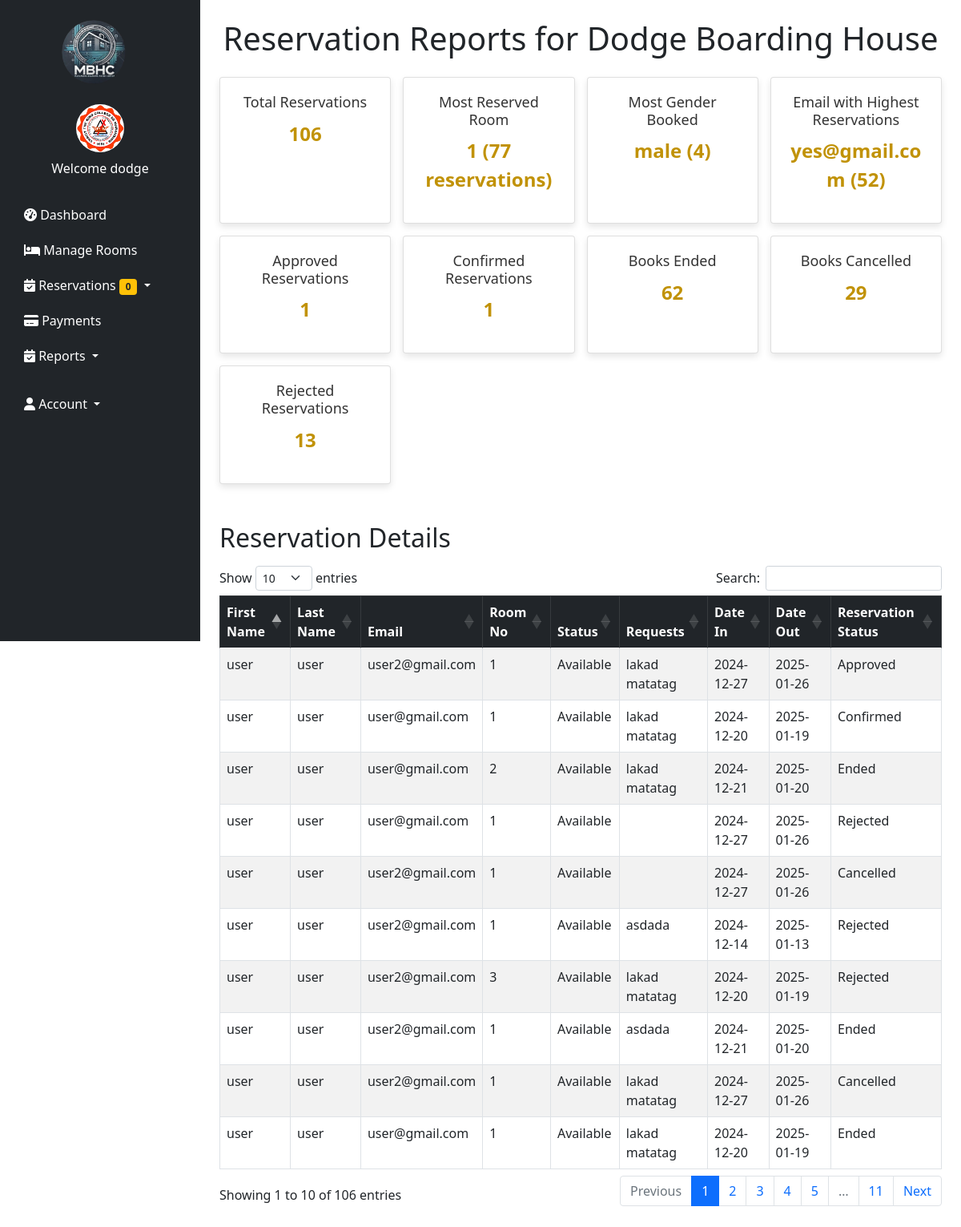
Screenshot of /reportsreservation.php (signed in) with the database file from the repository.
### tables this page shows
CREATE TABLE `users` (
  `id` int(11) NOT NULL,
  `image` varchar(255) NOT NULL,
  `fname` varchar(50) NOT NULL,
  `lname` varchar(50) NOT NULL,
  `gender` varchar(255) NOT NULL,
  `tenant_status` varchar(255) NOT NULL,
  `school` varchar(255) NOT NULL,
  `uname` varchar(50) NOT NULL,
  `pass` varchar(50) NOT NULL,
  `role` varchar(50) NOT NULL,
  `hname` varchar(255) NOT NULL
);

CREATE TABLE `reservation` (
  `id` int(255) NOT NULL,
  `image` varchar(255) NOT NULL,
  `fname` varchar(255) NOT NULL,
  `lname` varchar(255) NOT NULL,
  `email` varchar(255) NOT NULL,
  `gender` varchar(255) NOT NULL,
  `date_in` date DEFAULT NULL,
  `date_out` date DEFAULT NULL,
  `tenant_status` varchar(255) NOT NULL,
  `school` varchar(255) NOT NULL,
  `addons` varchar(255) NOT NULL,
  `room_no` int(255) NOT NULL,
  `capacity` int(255) NOT NULL,
  `room_slot` varchar(255) NOT NULL,
  `current_tenant` int(255) NOT NULL,
  `amenities` varchar(255) NOT NULL,
  `tenant_type` varchar(255) NOT NULL,
  `room_floor` varchar(255) NOT NULL,
  `price` int(255) NOT NULL,
  `slot_price` int(255) NOT NULL,
  `status` varchar(255) NOT NULL,
  `payment` int(255) NOT NULL,
  `pay_stat` varchar(255) NOT NULL,
  `pay_date` datetime DEFAULT NULL,
  `res_stat` varchar(255) NOT NULL,
  `res_duration` varchar(255) NOT NULL,
  `res_reason` varchar(255) NOT NULL,
  `hname` varchar(255) NOT NULL,
  `owner` varchar(255) NOT NULL
);

### reportsreservation.php (the view, shortened to what this page needs)
<?php
include('php/connection.php');
$hname = $_SESSION['hname'];
$totalReservationsQuery = "SELECT COUNT(*) AS total_reservations FROM reservation WHERE hname = '$hname'";
$totalReservationsResult = mysqli_query($conn, $totalReservationsQuery);
$totalReservations = mysqli_fetch_assoc($totalReservationsResult)['total_reservations'];
$mostReservedRoomQuery = "SELECT room_no, COUNT(room_no) AS count
                          FROM reservation
                          WHERE hname = '$hname'
                          GROUP BY room_no
                          ORDER BY count DESC LIMIT 1";
$mostReservedRoomResult = mysqli_query($conn, $mostReservedRoomQuery);
$mostReservedRoom = mysqli_fetch_assoc($mostReservedRoomResult);
$mostReservedRoomNo = $mostReservedRoom['room_no'] ?? 'None';
$mostReservedRoomCount = $mostReservedRoom['count'] ?? 0;
$mostGenderReservedQuery = "
    SELECT gender, COUNT(*) AS count
    FROM (
        SELECT DISTINCT email, gender
        FROM reservation
        WHERE hname = '$hname'
    ) AS unique_genders
    GROUP BY gender
    ORDER BY count DESC
    LIMIT 1";
$mostGenderReservedResult = mysqli_query($conn, $mostGenderReservedQuery);
$mostGenderReserved = mysqli_fetch_assoc($mostGenderReservedResult);
$mostGenderReservedGender = $mostGenderReserved['gender'] ?? 'None';
$mostGenderReservedCount = $mostGenderReserved['count'] ?? 0;
$emailHighestReservationsQuery = "SELECT email, COUNT(email) AS count
                                  FROM reservation
                                  WHERE hname = '$hname'
                                  GROUP BY email
                                  ORDER BY count DESC LIMIT 1";
$emailHighestReservationsResult = mysqli_query($conn, $emailHighestReservationsQuery);
$emailHighestReservations = mysqli_fetch_assoc($emailHighestReservationsResult);
$emailHighestReservationsEmail = $emailHighestReservations['email'] ?? 'None';
$emailHighestReservationsCount = $emailHighestReservations['count'] ?? 0;
$reservationStatusQuery = "SELECT
                              SUM(res_stat = 'Approved') AS approved_count,
                              SUM(res_stat = 'Confirmed') AS confirm_count,
                              SUM(res_stat = 'Rejected') AS rejected_count,
                              SUM(res_stat = 'Ended') AS ended_count,
                              SUM(res_stat = 'Cancelled') AS cancelled_count
                           FROM reservation
                           WHERE hname = '$hname'";
$reservationStatusResult = mysqli_query($conn, $reservationStatusQuery);
$reservationStatusData = mysqli_fetch_assoc($reservationStatusResult);
$approvedCount = $reservationStatusData['approved_count'];
$confirmedCount = $reservationStatusData['confirm_count'];
$rejectedCount = $reservationStatusData['rejected_count'];
$endedCount = $reservationStatusData['ended_count'];
$cancelledCount = $reservationStatusData['cancelled_count'];
$reservationQuery = "SELECT * FROM reservation WHERE hname = '$hname' ORDER BY id DESC";
$reservationResult = mysqli_query($conn, $reservationQuery);
?>
<!DOCTYPE html>
<html lang="en">
<head>
    <link href="https://cdn.jsdelivr.net/npm/bootstrap@5.3.0/dist/css/bootstrap.min.css" rel="stylesheet">
    <link rel="stylesheet" href="https://cdn.datatables.net/1.13.5/css/dataTables.bootstrap5.min.css">
</head>
<body>
    <?php include 'navigationbar.php'; ?>
    <div class="container my-4">
        <h1 class="text-center mb-4">Reservation Reports for <?php echo $hname; ?></h1>
        <div class="summary">
            <div class="card">
                <h5>Total Reservations</h5>
                <p><?php echo $totalReservations; ?></p>
            </div>
            <div class="card">
                <h5>Most Reserved Room</h5>
                <p>
                    <?php echo $mostReservedRoomNo . ' (' . $mostReservedRoomCount . ' reservations)'; ?>
                </p>
            </div>
            <div class="card">
                <h5>Most Gender Booked</h5>
                <p>
                    <?php echo $mostGenderReservedGender . ' (' . $mostGenderReservedCount . ')'; ?>
                </p>
            </div>
            <div class="card">
                <h5>Email with Highest Reservations</h5>
                <p>
                    <?php echo $emailHighestReservationsEmail . ' (' . $emailHighestReservationsCount . ')'; ?>
                </p>
            </div>
            <div class="card">
                <h5>Approved Reservations</h5>
                <p><?php echo $approvedCount; ?></p>
            </div>
            <div class="card">
                <h5>Confirmed Reservations</h5>
                <p><?php echo $confirmedCount; ?></p>
            </div>
            <div class="card">
                <h5>Books Ended</h5>
                <p><?php echo $endedCount; ?></p>
            </div>
            <div class="card">
                <h5>Books Cancelled</h5>
                <p><?php echo $cancelledCount; ?></p>
            </div>
            <div class="card">
                <h5>Rejected Reservations</h5>
                <p><?php echo $rejectedCount; ?></p>
            </div>
        </div>
        <div class="mt-5">
            <h2 class="mb-3">Reservation Details</h2>
            <div class="table-responsive">
                <table id="reservationTable" class="table table-striped table-bordered">
                    <thead class="table-dark">
                        <tr>
                            <th>First Name</th>
                            <th>Last Name</th>
                            <th>Email</th>
                            <th>Room No</th>
                            <th>Status</th>
                            <th>Requests</th>
                            <th>Date In</th>
                            <th>Date Out</th>
                            <th>Reservation Status</th>
                        </tr>
                    </thead>
                    <tbody>
                        <?php while ($reservation = mysqli_fetch_assoc($reservationResult)) { ?>
                            <tr>
                                <td><?php echo $reservation['fname']; ?></td>
                                <td><?php echo $reservation['lname']; ?></td>
                                <td><?php echo $reservation['email']; ?></td>
                                <td><?php echo $reservation['room_no']; ?></td>
                                <td><?php echo $reservation['status']; ?></td>
                                <td><?php echo $reservation['addons']; ?></td>
                                <td><?php echo $reservation['date_in']; ?></td>
                                <td><?php echo $reservation['date_out'] ?: 'N/A'; ?></td>
                                <td><?php echo $reservation['res_stat']; ?></td>
                            </tr>
                        <?php } ?>
                    </tbody>
                </table>
            </div>
        </div>
    </div>
</body>
</html>

### navigationbar.php (shortened to what this page needs)
<?php
require 'php/connection.php';
?>
<?php
        if(!empty($_SESSION['uname'])){
            $uname = $_SESSION['uname'];
            $query = "select * from users where uname = '$uname'";
            $result = mysqli_query($conn, $query);
            $fetch = mysqli_fetch_assoc($result);
        }
        $hname = $_SESSION['hname'];
        $query = "SELECT COUNT(*) AS new_reservations FROM reservation WHERE hname = '$hname' AND res_stat = 'Pending'";
        $result = mysqli_query($conn, $query);
        $row = mysqli_fetch_assoc($result);
        $newReservations = $row['new_reservations'];
    ?>
<!DOCTYPE html>
<html lang="en">
<head>
    <link href="https://cdn.jsdelivr.net/npm/bootstrap@5.0.2/dist/css/bootstrap.min.css" rel="stylesheet">
    <link href="https://cdnjs.cloudflare.com/ajax/libs/font-awesome/6.0.0-beta3/css/all.min.css" rel="stylesheet">
</head>
<body>
    <nav class="sidebar bg-dark">
        <div class="navbar-brand text-center">
            <img src="/bhrm-main/images/0.png" alt="Logo">
        </div>
        <ul class="nav flex-column">
            <li class="nav-item text-center mb-4">
                <img class="rounded-circle mb-2" src="/bhrm-main/<?php echo $fetch['image'] ?? 'default.png'; ?>" alt="Profile" width="60" height="60">
                <span class="d-block text-white">Welcome <?php echo $fetch['fname'] ?? 'Guest'; ?></span>
            </li>
            <li class="nav-item">
                <a class="nav-link" href="/bhrm-main/dashboard.php">
                    <i class="fas fa-tachometer-alt"></i> Dashboard
                </a>
            </li>
            <li class="nav-item">
                <a class="nav-link" href="/bhrm-main/manageroom.php">
                    <i class="fas fa-bed"></i> Manage Rooms
                </a>
            </li>
            <li class="nav-item dropdown">
                <a class="nav-link dropdown-toggle" href="#" id="reservationMenu" role="button" data-bs-toggle="dropdown" aria-expanded="false">
                    <i class="fas fa-calendar-check"></i> Reservations <span class="badge bg-warning text-dark"><?php echo $newReservations; ?></span>
                </a>
            </li>
            <li class="nav-item">
                <a class="nav-link" href="/bhrm-main/payment.php">
                    <i class="fas fa-credit-card"></i> Payments
                </a>
            </li>
            <li class="nav-item dropdown">
                <a class="nav-link dropdown-toggle" href="#" id="reservationMenu" role="button" data-bs-toggle="dropdown" aria-expanded="false">
                    <i class="fas fa-calendar-check"></i> Reports
                </a>
            </li>
            <li class="nav-item dropdown mt-3">
                <a class="nav-link text-white dropdown-toggle" href="#" id="userMenu" role="button" data-bs-toggle="dropdown">
                    <i class="fas fa-user"></i> Account
                </a>
            </li>
        </ul>
    </nav>
</body>
</html>

### reportsreservation.php (style rules this page uses)
body { background-color: #f8f9fa; }
.summary { display: grid; grid-template-columns: repeat(auto-fit, minmax(200px, 1fr)); gap: 15px; margin: 20px 0; }
.card { text-align: center; padding: 20px; border-radius: 10px; background: #fff; box-shadow: 0 4px 8px rgba(0, 0, 0, 0.1); transition: transform 0.2s ease-in-out, box-shadow 0.2s ease-in-out; }
.card h5 { color: #333; font-size: 18px; margin-bottom: 10px; }
.card p { font-size: 24px; font-weight: bold; color: #c19206; }

### navigationbar.php (style rules this page uses)
body { margin-left: 250px; transition: margin-left 0.3s ease; background-color: white; }
.sidebar { position: fixed; top: 0; left: 0; height: 100vh; width: 250px; background-color: #343a40; padding: 20px 15px; z-index: 1000; overflow-y: auto; transition: all 0.3s ease; }
.sidebar .navbar-brand img { width: 80px; height: 80px; border-radius: 50%; margin-bottom: 20px; }
.sidebar .nav-link { color: white; display: block; font-size: 16px; padding: 10px 15px; border-radius: 5px; transition: all 0.3s ease; }

### rows the page displays
users: image (picture), fname "dodge"
reservation: fname "user", lname "user", email "user2@gmail.com", room_no "1", status "Available", addons "lakad matatag", date_in "2024-12-27", date_out "2025-01-26", res_stat "Approved"
reservation: fname "user", lname "user", email "user@gmail.com", room_no "1", status "Available", addons "lakad matatag", date_in "2024-12-20", date_out "2025-01-19", res_stat "Confirmed"
reservation: fname "user", lname "user", email "user@gmail.com", room_no "2", status "Available", addons "lakad matatag", date_in "2024-12-21", date_out "2025-01-20", res_stat "Ended"
reservation: fname "user", lname "user", email "user@gmail.com", room_no "1", status "Available", date_in "2024-12-27", date_out "2025-01-26", res_stat "Rejected"
reservation: fname "user", lname "user", email "user2@gmail.com", room_no "1", status "Available", date_in "2024-12-27", date_out "2025-01-26", res_stat "Cancelled"
reservation: fname "user", lname "user", email "user2@gmail.com", room_no "1", status "Available", addons "asdada", date_in "2024-12-14", date_out "2025-01-13", res_stat "Rejected"
reservation: fname "user", lname "user", email "user2@gmail.com", room_no "3", status "Available", addons "lakad matatag", date_in "2024-12-20", date_out "2025-01-19", res_stat "Rejected"
reservation: fname "user", lname "user", email "user2@gmail.com", room_no "1", status "Available", addons "asdada", date_in "2024-12-21", date_out "2025-01-20", res_stat "Ended"
reservation: fname "user", lname "user", email "user2@gmail.com", room_no "1", status "Available", addons "lakad matatag", date_in "2024-12-27", date_out "2025-01-26", res_stat "Cancelled"
reservation: fname "user", lname "user", email "user@gmail.com", room_no "1", status "Available", addons "lakad matatag", date_in "2024-12-20", date_out "2025-01-19", res_stat "Ended"

### other values shown
$newReservations "0"
$hname "Dodge Boarding House"
$totalReservations "106"
$mostReservedRoomNo "1"
$mostReservedRoomCount "77"
$mostGenderReservedGender "male"
$mostGenderReservedCount "4"
$emailHighestReservationsEmail "yes@gmail.com"
$emailHighestReservationsCount "52"
$approvedCount "1"
$confirmedCount "1"
$endedCount "62"
$cancelledCount "29"
$rejectedCount "13"
